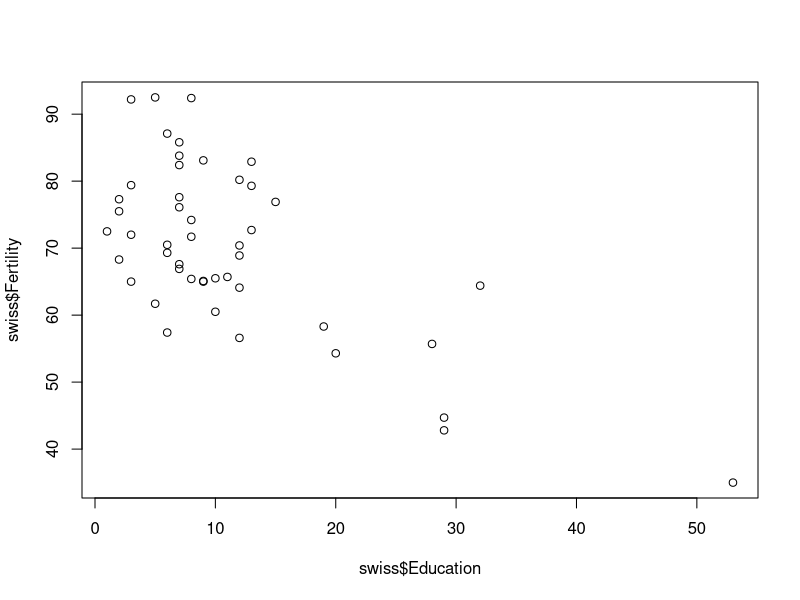
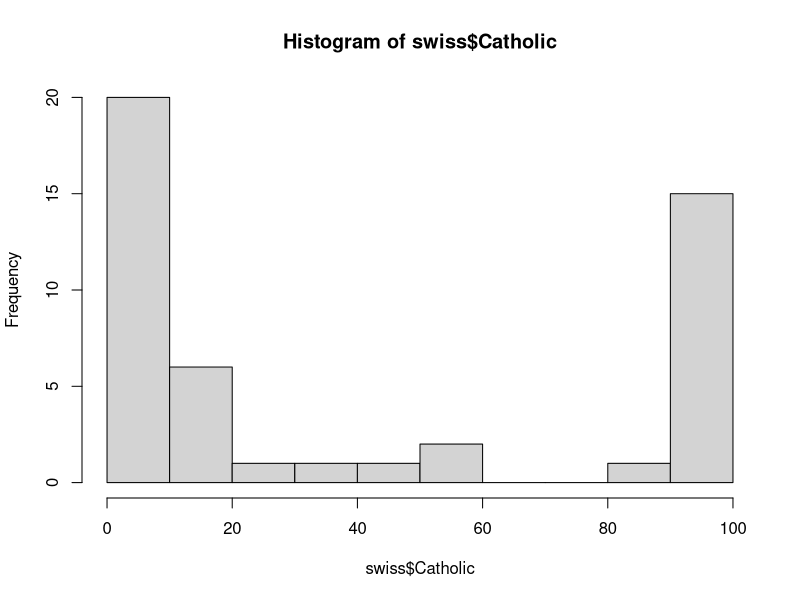

These charts were generated, in order, by the following R code:
## ---- chunk 1
knitr::opts_chunk$set(echo = TRUE)
## ---- chunk 2
intTwo = 2 
floatTwo = 2.0
mixed = "10j" # Did you try without the quotes?
aString = "2 Cool for School"
aBool = TRUE # Did you try it as True instead?

# Careful, be sure to assign variables with the " <- " operator. Can run into issues if in some cases.

print(typeof(intTwo))
print(typeof(floatTwo))
print(typeof(mixed))
print(typeof(aString))
print(typeof(aBool))
## ---- chunk 3

# Did not provide description or examples, errors out if character is provided in function. (-6)*

foobar <- function(value) {
  if (value %% 15 == 0) {
    result <- "foobar"
  } else if (value %% 3 == 0){
    result <- "foo"
  } else if (value %% 5 == 0) {
    result <- "bar"
  } else {
    result <- "Not a multiple of 3, 5, or 15"
  }

  return(result)
}

foobar
foobar(5)
foobar(3)
foobar(15)
foobar(60)
foobar(-5)
#foobar("cat")
## ---- chunk 4
attach(swiss)
summary(swiss)
# Missing spread measures (sd or variance) (-5)
detach(swiss)
## ---- chunk 5
attach(swiss)
ordered <- swiss[order(swiss$Agriculture), ] # This sorts from lowest to highest.

ordered
View(ordered)
## ---- chunk 6
swiss[which.max(swiss$Agriculture),]
detach(swiss)
## ---- chunk 7
attach(swiss)
cor(swiss)
detach(swiss)
## ---- chunk 8
attach(swiss)
plot(swiss$Education, swiss$Fertility)
hist(swiss$Catholic)
detach(swiss)
